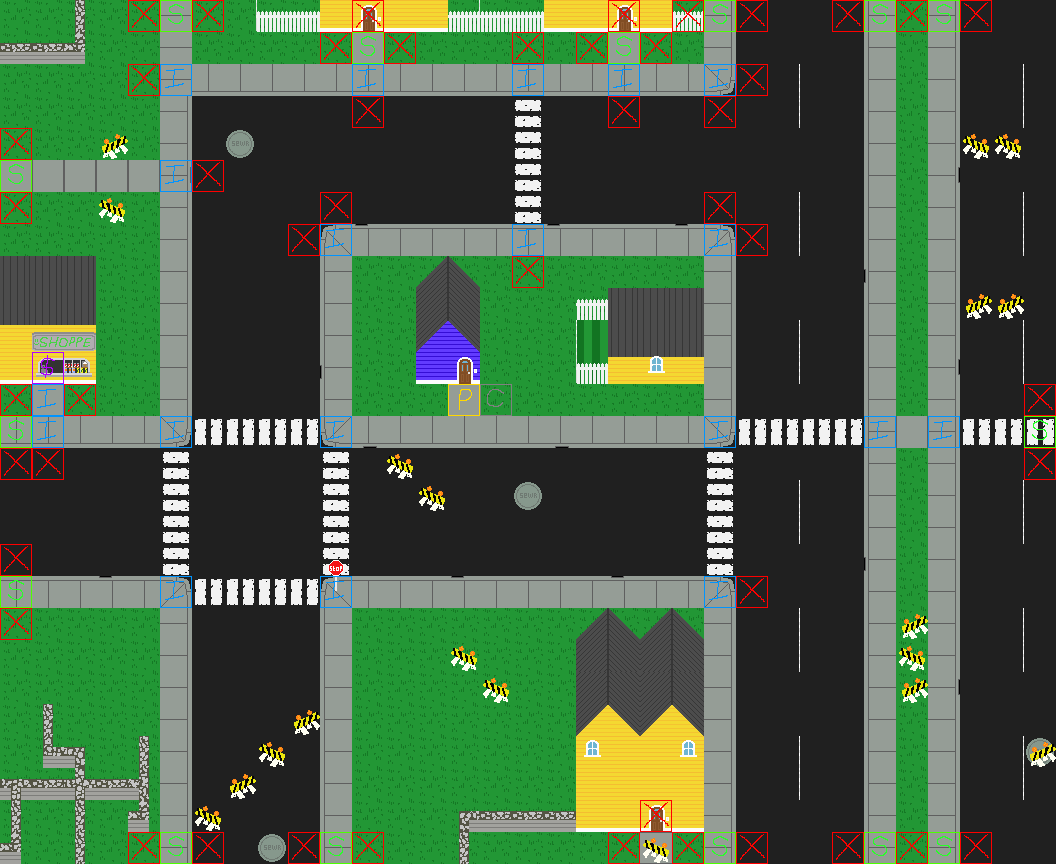

Below is a game level as drawn by its tile map, then a one-line description and the .tmx that defines it (tile-layer data replaced by summaries):
An orthogonal 33x27 tile map with 32x32 px tiles, 4 tile layers (ground_layer, decorations, high, complete nodes), 2 tilesets and 36 objects.

<map version="1.2" tiledversion="1.2.3" orientation="orthogonal" renderorder="right-down" width="33" height="27" tilewidth="32" tileheight="32" infinite="0" nextlayerid="16" nextobjectid="44">
 <tileset firstgid="1" source="city.tsx" />
 <tileset firstgid="101" source="pathingGraph.tsx" />
 <layer id="12" name="ground_layer" width="33" height="27">
  <data>[891 cells, 891 non-empty, 34 distinct tile ids]</data>
 </layer>
 <layer id="13" name="decorations" width="33" height="27">
  <data>[891 cells, 84 non-empty, 23 distinct tile ids]</data>
 </layer>
 <objectgroup id="6" name="collisions">
  <object id="1" x="417.5" y="289" width="63" height="94" />
  <object id="2" x="576.5" y="298" width="30.5" height="85.5" />
  <object id="8" x="608.697" y="286.603" width="94.6981" height="97.714" />
  <object id="9" x="576.729" y="638.855" width="126.063" height="191.079" />
  <object id="11" x="43.25" y="704.375" width="9.25" height="63.25" />
  <object id="12" x="52.5" y="747.125" width="32.25" height="20.5" />
  <object id="13" x="74.875" y="767.625" width="10.25" height="96.25" />
  <object id="14" x="139" y="736.125" width="9.875" height="95.625" />
  <object id="15" x="128" y="811.125" width="10.875" height="20.375" />
  <object id="16" x="85.125" y="778.75" width="53.75" height="21.25" />
  <object id="17" x="-0.125" y="778.875" width="75" height="21.25" />
  <object id="18" x="11" y="800.125" width="9.875" height="63.875" />
  <object id="19" x="-0.25" y="842.75" width="11.375" height="21.125" />
  <object id="20" x="458.875" y="810.5" width="10" height="53.25" />
  <object id="21" x="469" y="811" width="107" height="21" />
  <object id="23" x="-0.5" y="42.5" width="85.25" height="21.25" />
  <object id="24" x="75" y="-0.25" width="9.75" height="43" />
  <object id="25" x="256" y="0" width="448" height="31.5" />
  <object id="26" x="101.091" y="134" width="27.2727" height="25.4545" />
  <object id="27" x="98.7273" y="196.364" width="26.9091" height="26.5455" />
  <object id="28" x="-3" y="254" width="99.6667" height="129.667" />
  <object id="29" x="453.667" y="644.333" width="22" height="26" />
  <object id="30" x="483" y="678.333" width="26.6667" height="25.3333" />
  <object id="31" x="294.333" y="710.667" width="25" height="23.3333" />
  <object id="32" x="258.667" y="743" width="26.3333" height="24.6667" />
  <object id="33" x="229.667" y="775.333" width="27.6667" height="22.6667" />
  <object id="34" x="194.667" y="805.667" width="26" height="25" />
  <object id="35" x="387.333" y="453.333" width="26.6667" height="25.6667" />
  <object id="36" x="420.667" y="486.333" width="24.6667" height="24.6667" />
  <object id="37" x="900" y="612.667" width="26.6667" height="89.6667" />
  <object id="38" x="965.667" y="295" width="57.6667" height="25" />
  <object id="39" x="963" y="134.667" width="57.6667" height="25" />
  <object id="40" x="-13.8182" y="-22.9091" width="1087" height="23" />
  <object id="41" x="-43" y="-9" width="42" height="892" />
  <object id="42" x="-15" y="863" width="1090" height="32" />
  <object id="43" x="1056" y="-23" width="34" height="890" />
 </objectgroup>
 <layer id="14" name="high" width="33" height="27">
  <properties>
   <property name="order" value="high" />
  </properties>
  <data>[891 cells, 7 non-empty, 3 distinct tile ids]</data>
 </layer>
 <layer id="15" name="complete nodes" width="33" height="27">
  <properties>
   <property name="graph" value="true" />
  </properties>
  <data>[891 cells, 85 non-empty, 7 distinct tile ids]</data>
 </layer>
</map>